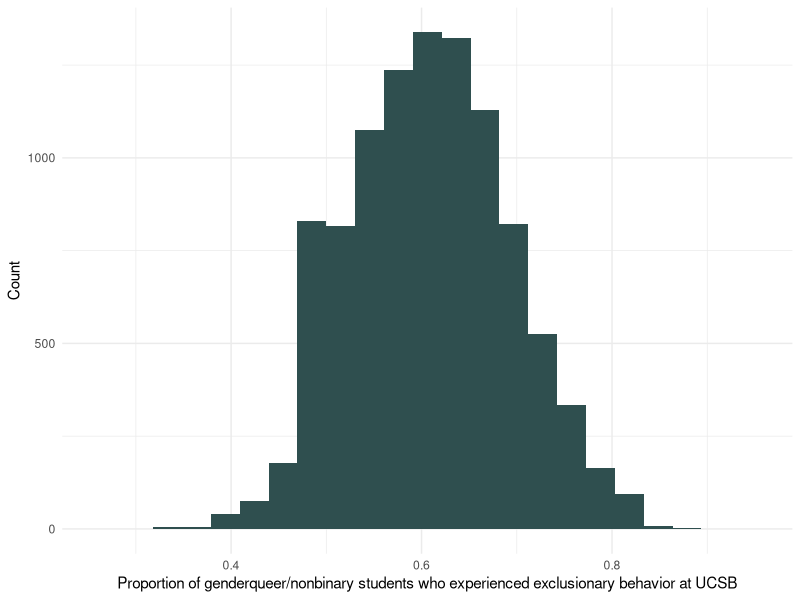

Write the R code that produced this figure.
## ---- chunk 1
knitr::opts_chunk$set(
  echo = TRUE,
  message = FALSE,
  warning = FALSE)

library(tidyverse)
library(boot)
## ---- chunk 2
# Create vectors representing the data
did_exp <- rep(1, 22)
did_not_exp <- rep(0, 14)

# Combine vectors; results in: n = 36, 22 = "1" aka did personally experience exclusionary, offensive, hostile or intimidating conduct, and 14 = "0" aka did not experience this
study_data <- c(did_exp, did_not_exp)
## ---- chunk 3
# Create the function
prop_fun <- function (x,i) {sum(x[i])/length(x[i])}

# Create 10,000 bootstrapped samples
studyboot_10k <- boot(study_data,
                      statistic = prop_fun,
                      R = 10000)
studyboot_10k
## ---- chunk 4
# Convert to dataframe
studyboot_10k_df <- data.frame(bs_prop = studyboot_10k$t)

# Histogram of 10k bootstrap sample proportions
ggplot(data = studyboot_10k_df, aes(x = bs_prop)) +
  geom_histogram(bins = 23, fill = "darkslategray") +
  labs(x = "Proportion of genderqueer/nonbinary students who experienced exclusionary behavior at UCSB", y = "Count") +
  theme_minimal()
## ---- chunk 5
# Calculate the 95% confidence interval
boot.ci(studyboot_10k, conf = 0.95)
